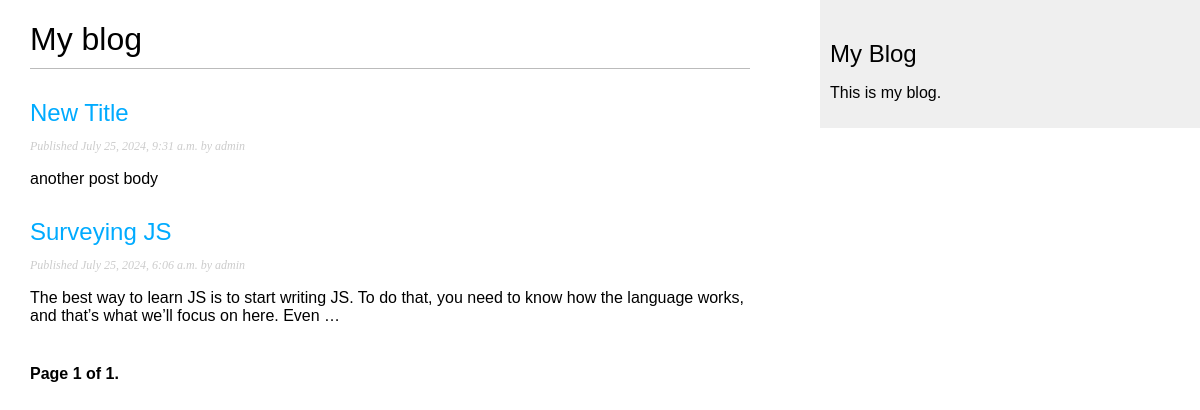
Page /blog/ on the earlier database version.
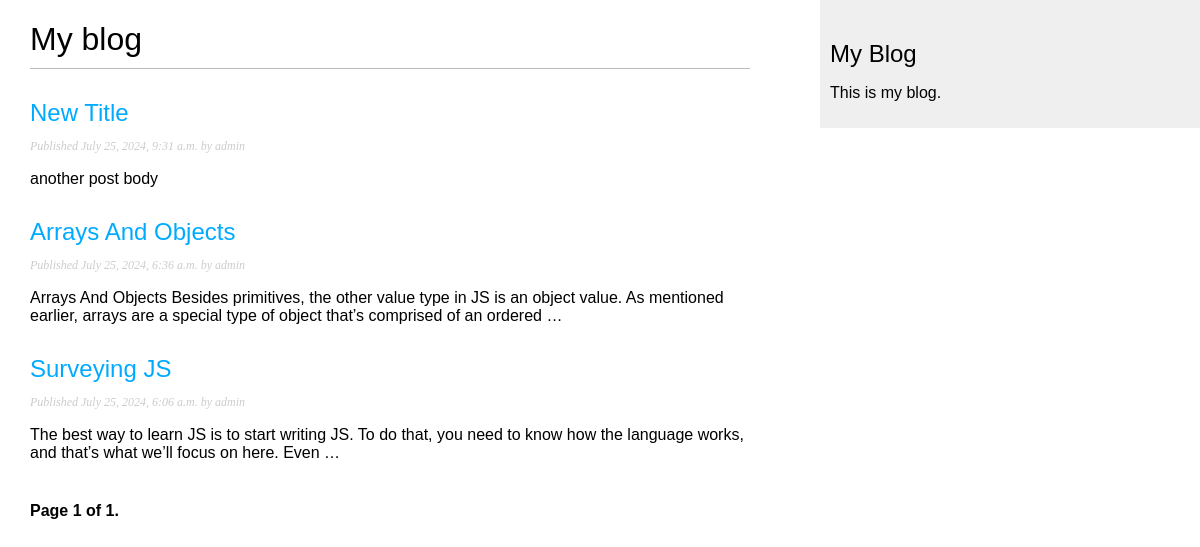
Same page on the later database version.
### blog/models.py (models this page shows, shortened)
class Post(models.Model):
    class Status(models.TextChoices):
        PUBLISHED = 'PB', 'Published'
        DRAFT = 'DF', 'Draft'
    title = models.CharField(max_length=250)
    slug = models.SlugField(max_length=250, unique_for_date='publish')
    body = models.TextField()
    publish = models.DateTimeField(default=timezone.now)
    created = models.DateTimeField(auto_now_add=True)
    updated = models.DateTimeField(auto_now=True)
    status = models.CharField(max_length=2,choices=Status.choices, default=Status.DRAFT)
    """We use related_name to specify the name of the reverse relationship, from User to Post. This will
    allow us to access related objects easily from a user object by using the user.blog_posts notation. """
    author = models.ForeignKey(User, on_delete=models.CASCADE, related_name='blog_posts')
    objects = models.Manager() #default manager
    published = PublishedManager() #Custom object manager
    tags=TaggableManager()
    class Meta:
        ordering = ['-publish']
        indexes = [
            models.Index(fields=['-publish'])
        ]
    def get_absolute_url(self):
        return reverse("blog:post_detail",
                       args=[
                           self.publish.year,
                           self.publish.month,
                           self.publish.day,
                           self.slug
                       ] )

### blog/views.py (the view)
# urls.py: path('',views.PostListView.as_view(), name = "post_list"),
class PostListView(ListView):
    queryset = Post.published.all()
    paginate_by = 3
    context_object_name = 'posts'
    template_name = 'blog/post/list.html'
    def get(self, request, *args, **kwargs):
        paginator = Paginator(self.queryset, self.paginate_by)
        page_number = request.GET.get('page', 1)
        try:
            page_obj = paginator.page(page_number)
        except PageNotAnInteger:
            page_obj = paginator.page(1)
        except EmptyPage:
            page_obj = paginator.page(paginator.num_pages)
        context = {
            'posts':page_obj.object_list,
            'page_obj': page_obj,
            'paginator': paginator,
            'is_paginated': paginator.num_pages > 1,}
        return render(request, self.template_name, context)

### blog/templates/blog/post/list.html (shortened to what this page needs)
{% extends "blog/base.html" %}
{% block content%}
    <h1>My blog </h1>
    {% for post in posts %}
        <h2>
            <a href="{{ post.get_absolute_url }}">
                {{ post.title }}
            </a>
        </h2>
        <p class="date">
            Published {{ post.publish }} by {{ post.author }}
        </p>
        {{ post.body | truncatewords:30 | linebreaks}}
    {% endfor %}
    {% include "pagination.html" with page=page_obj %}
{% endblock %}

Differences in the rows shown:
now on this page (row edited): Post: title "Arrays And Objects", publish "July 25, 2024, 6:36 a.m.", author "admin", body "Arrays And Objects Besides primitives, the other value type in JS is an object value. As mentioned earlier, arrays are a special type of object that’s comprised of an ordered …"
